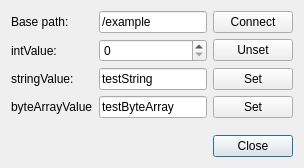
<?xml version="1.0" encoding="UTF-8"?>
<ui version="4.0">
 <class>PublisherDialog</class>
 <widget class="QDialog" name="PublisherDialog">
  <property name="geometry">
   <rect>
    <x>0</x>
    <y>0</y>
    <width>300</width>
    <height>168</height>
   </rect>
  </property>
  <property name="windowTitle">
   <string>Publisher</string>
  </property>
  <layout class="QGridLayout" name="gridLayout">
   <item row="0" column="0">
    <widget class="QLabel" name="label">
     <property name="text">
      <string>Base path:</string>
     </property>
     <property name="buddy">
      <cstring>basePath</cstring>
     </property>
    </widget>
   </item>
   <item row="0" column="1">
    <widget class="QLineEdit" name="basePath">
     <property name="sizePolicy">
      <sizepolicy hsizetype="MinimumExpanding" vsizetype="Fixed">
       <horstretch>0</horstretch>
       <verstretch>0</verstretch>
      </sizepolicy>
     </property>
     <property name="text">
      <string>/example</string>
     </property>
    </widget>
   </item>
   <item row="1" column="0">
    <widget class="QLabel" name="label_2">
     <property name="text">
      <string>intValue:</string>
     </property>
     <property name="buddy">
      <cstring>intValue</cstring>
     </property>
    </widget>
   </item>
   <item row="1" column="1">
    <widget class="QSpinBox" name="intValue">
     <property name="sizePolicy">
      <sizepolicy hsizetype="MinimumExpanding" vsizetype="Fixed">
       <horstretch>0</horstretch>
       <verstretch>0</verstretch>
      </sizepolicy>
     </property>
    </widget>
   </item>
   <item row="2" column="0">
    <widget class="QLabel" name="label_3">
     <property name="text">
      <string>stringValue:</string>
     </property>
     <property name="buddy">
      <cstring>stringValue</cstring>
     </property>
    </widget>
   </item>
   <item row="2" column="1">
    <widget class="QLineEdit" name="stringValue">
     <property name="sizePolicy">
      <sizepolicy hsizetype="MinimumExpanding" vsizetype="Fixed">
       <horstretch>0</horstretch>
       <verstretch>0</verstretch>
      </sizepolicy>
     </property>
     <property name="text">
      <string>testString</string>
     </property>
    </widget>
   </item>
   <item row="6" column="0" colspan="3">
    <widget class="QDialogButtonBox" name="buttonBox">
     <property name="orientation">
      <enum>Qt::Horizontal</enum>
     </property>
     <property name="standardButtons">
      <set>QDialogButtonBox::Close</set>
     </property>
    </widget>
   </item>
   <item row="4" column="0" colspan="3">
    <spacer name="verticalSpacer">
     <property name="orientation">
      <enum>Qt::Vertical</enum>
     </property>
     <property name="sizeHint" stdset="0">
      <size>
       <width>20</width>
       <height>196</height>
      </size>
     </property>
    </spacer>
   </item>
   <item row="0" column="2">
    <widget class="QPushButton" name="connectButton">
     <property name="text">
      <string>Connect</string>
     </property>
    </widget>
   </item>
   <item row="2" column="2">
    <widget class="QPushButton" name="setStringButton">
     <property name="text">
      <string>Set</string>
     </property>
    </widget>
   </item>
   <item row="3" column="0">
    <widget class="QLabel" name="label_4">
     <property name="text">
      <string>byteArrayValue</string>
     </property>
    </widget>
   </item>
   <item row="3" column="1">
    <widget class="QLineEdit" name="byteArrayValue">
     <property name="text">
      <string>testByteArray</string>
     </property>
    </widget>
   </item>
   <item row="3" column="2">
    <widget class="QPushButton" name="setByteArrayButton">
     <property name="text">
      <string>Set</string>
     </property>
    </widget>
   </item>
   <item row="1" column="2">
    <widget class="QPushButton" name="unsetIntButton">
     <property name="text">
      <string>Unset</string>
     </property>
    </widget>
   </item>
  </layout>
 </widget>
 <resources/>
 <connections>
  <connection>
   <sender>buttonBox</sender>
   <signal>accepted()</signal>
   <receiver>PublisherDialog</receiver>
   <slot>accept()</slot>
   <hints>
    <hint type="sourcelabel">
     <x>248</x>
     <y>254</y>
    </hint>
    <hint type="destinationlabel">
     <x>157</x>
     <y>274</y>
    </hint>
   </hints>
  </connection>
  <connection>
   <sender>buttonBox</sender>
   <signal>rejected()</signal>
   <receiver>PublisherDialog</receiver>
   <slot>reject()</slot>
   <hints>
    <hint type="sourcelabel">
     <x>316</x>
     <y>260</y>
    </hint>
    <hint type="destinationlabel">
     <x>286</x>
     <y>274</y>
    </hint>
   </hints>
  </connection>
 </connections>
</ui>
